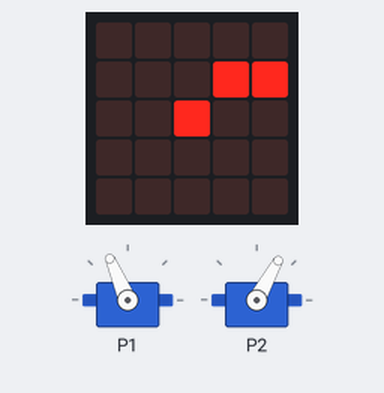
This program was run on a simulated BBC micro:bit running MicroPython. Shown: 2 × servo, the board's 5×5 LED display. Servo angles are drawn from the pulse width (0.5 ms = 0°, 2.5 ms = 180°).

Above: at 0.2 s.
At 1.0 s:
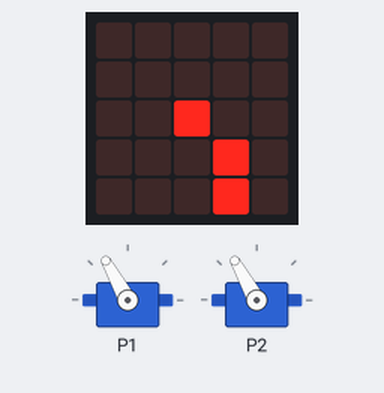
At 2.5 s:
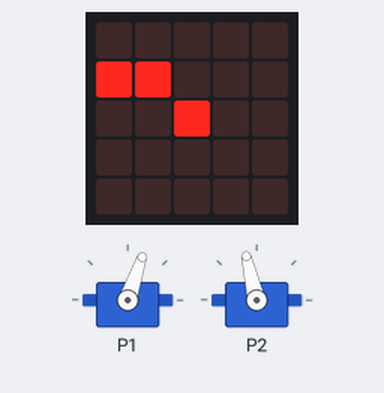
At 3.5 s:
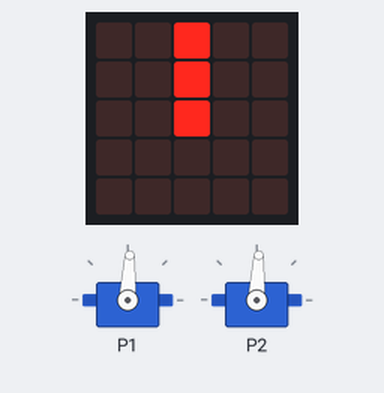
Timing chart, 0 to 40.0 s (numbered marks = the images above):
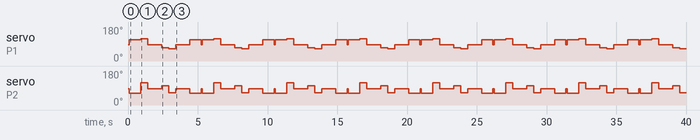

Measured:
- by itself, servo on P1: repeats every 5.2 s: 119° 0.50 s, 87° 1.0 s, 71° 0.50 s, 66° 0.50 s, 87° 1.0 s, 113° 0.80 s, 87° 0.10 s, 113° 0.81 s
- by itself, servo on P2: repeats every 5.2 s: 119° 0.50 s, 87° 1.0 s, 103° 0.50 s, 66° 0.50 s, 87° 1.0 s, 61° 0.80 s, 87° 0.10 s, 61° 0.81 s
- what the display in image 0 shows lasts 0.8 s, from 0.1 s to 0.9 s
- what the display in image 1 shows lasts 0.5 s, from 0.9 s to 1.4 s

The program:

StateMachine.py
```python
# Add your Python code here. E.g.
from microbit import *

t0 = running_time()
motionState = 0
servoPowerState = {
    'right': 0,
    'left': 0
}

def getTime():
    return running_time() - t0

def resetTime():
    global t0
    t0 = running_time()

def powerToAnalog(power):
    if(power <= -100):
        return 45
    elif(power >= 100):
        return 105
    else:
        return power*0.3 + 75

def forward(power):
    servoPowerState['right'] = power
    servoPowerState['left'] = -power

def turn(power):
    servoPowerState['right'] = power
    servoPowerState['left'] = power

def init():
    global motionState
    resetTime()
    motionState += 1

def moveForward():
    global motionState
    forward(50)
    display.show(Image.CLOCK2)
    if(getTime() > 800):
        resetTime()
        motionState += 1

def turnRight():
    global motionState
    turn(60)
    display.show(Image.CLOCK5)
    if(getTime() > 500):
        resetTime()
        motionState += 1

def stop():
    global motionState
    forward(0)
    display.show(Image.CLOCK12)
    if(getTime() > 1000):
        resetTime()
        motionState += 1

def moveBackward():
    global motionState
    forward(-30)
    display.show(Image.CLOCK10)
    if(getTime() > 500):
        resetTime()
        motionState += 1

def turnLeft():
    global motionState
    turn(-40)
    display.show(Image.CLOCK7)
    if(getTime() > 500):
        resetTime()
        motionState += 1

def teardown():
    global motionState
    resetTime()
    forward(0)
    motionState = 1

motionStates = {
    0: init,
    1: moveForward,
    2: turnRight,
    3: stop,
    4: moveBackward,
    5: turnLeft,
    6: stop,
    7: moveForward,
    8: teardown
}

def motionStateMachine(state):
    func = motionStates.get(state)
    func()

def commitServoPowers():
    pin1.write_analog(powerToAnalog(servoPowerState.get('right')))
    pin2.write_analog(powerToAnalog(servoPowerState.get('left')))

while True:
    motionStateMachine(motionState)
    commitServoPowers()
    sleep(100)
```
